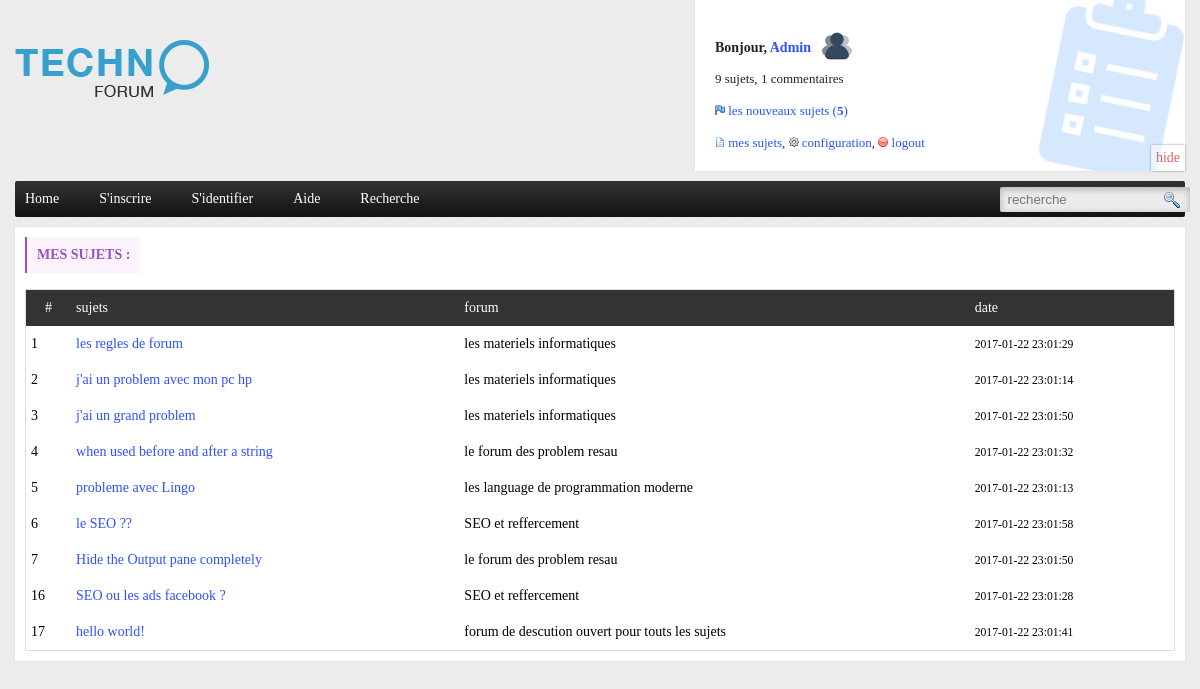
Screenshot of /mypost.php (signed in) with the database file from the repository.
### tables this page shows
CREATE TABLE `user` (
  `u_id` int(10) UNSIGNED NOT NULL,
  `u_nom` varchar(30) NOT NULL,
  `u_prenom` varchar(30) NOT NULL,
  `u_pseudo` varchar(30) NOT NULL,
  `u_email` varchar(30) NOT NULL,
  `u_sex` varchar(30) NOT NULL,
  `u_password` varchar(40) NOT NULL,
  `u_birthday` varchar(30) NOT NULL,
  `u_avatar` varchar(40) NOT NULL DEFAULT 'default.png',
  `u_level` int(11) NOT NULL DEFAULT '0'
);

CREATE TABLE `post` (
  `p_id` int(10) UNSIGNED NOT NULL,
  `p_title` text NOT NULL,
  `p_content` text NOT NULL,
  `f_id` int(10) UNSIGNED NOT NULL,
  `u_id` int(10) UNSIGNED NOT NULL,
  `p_date` datetime NOT NULL,
  `p_stat` int(30) NOT NULL,
  `p_vus` int(10) UNSIGNED NOT NULL
);

CREATE TABLE `forum` (
  `f_id` int(10) UNSIGNED NOT NULL,
  `f_nom` text NOT NULL,
  `f_desc` text NOT NULL,
  `u_id` int(10) UNSIGNED NOT NULL
);

### mypost.php (the view, shortened to what this page needs)
<?php
include 'inc/header.php';
?>
<div class="container">
	<div class="content">
		<div class="title_page">
			<h3>mes sujets :</h3>
		</div>
		<br>
		<?php
			$my_result = mysqli_query($con,"SELECT * FROM post INNER JOIN forum ON post.f_id=forum.f_id WHERE post.u_id=$u_id");
				echo "
				<table border='0' cellspacing='0' cellpadding='0' width='100%' id=NewPostTable>
					<tr class=tr>
						<td align=center>#</td>
						<td>sujets</td>
						<td>forum</td>
						<td>date</td>
					</tr>
				";
				while ($row = mysqli_fetch_array($my_result)) {
					echo "
						<tr>
							<td>{$row['p_id']}</td>
							<td><a href='post.php?id={$row['p_id']}'>{$row['p_title']}</a></td>
							<td>{$row['f_nom']}</td>
							<td><small>{$row['p_date']}</small></td>
						</tr>
					";
				}
				echo "</table>";
		?>
	</div>
</div>
<?php
include 'inc/footer.php';
?>

### inc/header.php (shortened to what this page needs)
<?php
include 'inc/config.php';
if(isset($_COOKIE['u_id'])){
	$u_id = $_COOKIE['u_id'];
	$result = mysqli_query($con,"SELECT * FROM `user` WHERE u_id=$u_id");
	$user = mysqli_fetch_array($result);
	if($user['u_level']==1){
		$s_posts = mysqli_query($con,"SELECT * FROM post WHERE p_stat=0");
		$n_post_0 = mysqli_num_rows($s_posts);
	}else{
		$s_posts = mysqli_query($con,"SELECT * FROM post INNER JOIN forum ON forum.f_id=post.f_id WHERE p_stat=0 and forum.u_id=$u_id");
		$n_post_0 = mysqli_num_rows($s_posts);
	}
}
?>
<!DOCTYPE html>
<html>
<head>
	<link rel="stylesheet" type="text/css" href="css/style.css">
</head>
<body>
<div class="header">
	<div class="container">
		<div class="logo-login">
			<div class="logo l">
				<a href="index.php"><img alt="technoforum" src="images/technoforum.png"></a>
			</div>
			<div class="login r"  id="pan" <?php if(isset($user['u_level'])) if($user['u_level']==1) echo "style='background-image:url(images/liste.png);background-repeat: no-repeat; background-position: right;background-size: 30%;'"; ?>>
				<?php
					if(isset($_COOKIE['u_id'])){
						echo "
							<div onclick='_hide()' class='hide' id='hide'>hide</div>
							<div onclick='_show()' id='aff' class='show'>show</div>
						";
						$result = mysqli_query($con,"SELECT count(p_id) as num_sujet FROM post WHERE u_id=$u_id");
						$fetch = mysqli_fetch_array($result);
						$result2 = mysqli_query($con,"SELECT count(c_id) as num_comment FROM comment WHERE u_id=$u_id");
						$fetch2 = mysqli_fetch_array($result2);
						echo "
							<h4 class='l'>Bonjour, <b><a href='user.php?id={$user['u_id']}' title='{$user['u_nom']}'>{$user['u_nom']}</a></b></h4>
							<a href='#'><img id='pic' src='images/users/avatar/{$user['u_avatar']}'></a>
							<div class='c'></div>
							<p>
								{$fetch['num_sujet']} sujets, {$fetch2['num_comment']} commentaires
							</p>
							<br>
							<p>
								<img src='images/flag.png'> <a href='newSujets.php'>les nouveaux sujets (<b>$n_post_0</b>)</a>
							</p>
							<br>
							<p>
								<a href='mypost.php'><img src='images/posts.png'> mes sujets</a>, <a href='user.php?id={$user['u_id']}'><img src='images/edite.png'> configuration</a>, <a href='logout.php'><img src='images/logout.png'> logout</a>
							</p>
						";
					}
				?>
			</div>
		</div>
		<div class="nav">
			<ul>
				<li><a href="index.php">Home</a></li>
				<li><a href="register.php">S'inscrire</a></li>
				<li><a href="login.php">S'identifier</a></li>
				<li><a href="#">Aide</a></li>
				<li><a href="recherche.php">Recherche</a></li>
				<div class="recherche r">
					<form method="GET" action="recherche.php">
						<input type="text" name="key" placeholder="recherche">
						<input type="submit" name="chercher" value="">
					</form>
				</div>
			</ul>
		</div>
	</div>
</div>

### css/style.css (style rules this page uses)
* { margin: 0; padding: 0; }
body { background-color: #ececec; font: normal 14px verdana; }
a { color: #2e50ff; text-decoration: none; }
ul { list-style: none; }
.l { float: left; }
.r { float: right; }
.container { width: 1170px; margin: 0 auto; }
.nav { border-radius: 2px; background: #444 url(../images/bg_menu.jpg); margin: 10px 0; }
.nav ul li { float: left; margin-right: 10px; transition: .2s; padding: 10px; }
.nav ul li a { padding: 10px; padding-left: 0; color: #fff; }
.logo { margin: 40px 0; }
.content { background: #fff; padding: 10px; box-shadow: 0px 0px 2px #ddd; margin-top: 10px; }
.login { background: #fff; padding: 20px; box-shadow: 0px 0px 2px #ddd; padding-top: 30px; width: 450px; position: relative; transition: 1s; color: #555; }
.login h4 { margin-bottom: 15px; margin-top: 10px; margin-right: 10px; color: #222; }
.login p { color: #222; font-size: small; }
#pic { width: 32px; height: 32px; border-radius: 100%; }
.recherche input[type=text] { border: 0; padding: 5px; margin-top: 6px; border-radius: 2px; margin-right: 6px; background-color: #ececec; box-shadow: inset 0px 2px 7px rgba(119, 119, 119, 0.55); padding-left: 8px; }
.recherche input[type=submit] { border: 0; padding: 5px; margin-left: -34px; background-color: rgba(255, 255, 255, 0); background-image: url(../images/recherche.png); background-repeat: no-repeat; background-position: center; width: 20px; cursor: pointer; }
table { border: 1px solid #ddd; }
.tr { background-color: #333; color: #fff; }
.tr td { padding: 12px; }
.title_page h3 { padding: 10px; text-transform: uppercase; background-color: #faf3fd; display: table; border-left: 2px solid #9b50ba; font-size: 14px; color: #9b50ba; }
#NewPostTable tr td { padding: 10px 5px; }
.hide { display: table; background-color: rgba(255, 255, 255, 0.53); padding: 5px; box-shadow: 0px 0px 2px #8c8c8c; position: absolute; bottom: 0; right: 0; color: rgba(228, 46, 46, 0.76); cursor: pointer; transition: .3s; }

### rows the page displays
user: u_nom "Admin", u_avatar (placeholder picture)
post: p_id "1", p_title "les regles de forum", f.f_nom "les materiels informatiques", p_date "2017-01-22 23:01:29"
post: p_id "2", p_title "j'ai un problem avec mon pc hp", f.f_nom "les materiels informatiques", p_date "2017-01-22 23:01:14"
post: p_id "3", p_title "j'ai un grand problem", f.f_nom "les materiels informatiques", p_date "2017-01-22 23:01:50"
post: p_id "4", p_title "when used before and after a string", f.f_nom "le forum des problem resau", p_date "2017-01-22 23:01:32"
post: p_id "5", p_title "probleme avec Lingo", f.f_nom "les language de programmation moderne", p_date "2017-01-22 23:01:13"
post: p_id "6", p_title "le SEO ??", f.f_nom "SEO et reffercement", p_date "2017-01-22 23:01:58"
post: p_id "7", p_title "Hide the Output pane completely", f.f_nom "le forum des problem resau", p_date "2017-01-22 23:01:50"
post: p_id "16", p_title "SEO ou les ads facebook ?", f.f_nom "SEO et reffercement", p_date "2017-01-22 23:01:28"
post: p_id "17", p_title "hello world!", f.f_nom "forum de descution ouvert pour touts les sujets", p_date "2017-01-22 23:01:41"

### other values shown
$fetch['num_sujet'] "9"
$fetch2['num_comment'] "1"
$n_post_0 "5"
